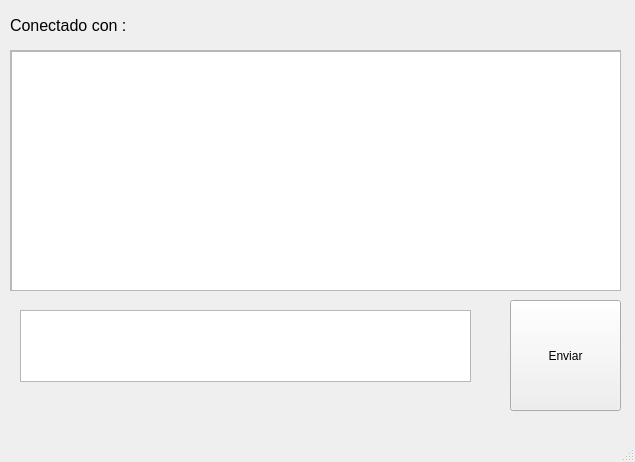
<?xml version="1.0" encoding="UTF-8"?>
<ui version="4.0">
 <class>MainWindow</class>
 <widget class="QMainWindow" name="MainWindow">
  <property name="geometry">
   <rect>
    <x>0</x>
    <y>0</y>
    <width>635</width>
    <height>462</height>
   </rect>
  </property>
  <property name="windowTitle">
   <string>MainWindow</string>
  </property>
  <widget class="QWidget" name="centralwidget">
   <widget class="QPushButton" name="boton_send">
    <property name="geometry">
     <rect>
      <x>510</x>
      <y>300</y>
      <width>111</width>
      <height>111</height>
     </rect>
    </property>
    <property name="text">
     <string>Enviar</string>
    </property>
   </widget>
   <widget class="QScrollArea" name="scrollArea">
    <property name="geometry">
     <rect>
      <x>10</x>
      <y>50</y>
      <width>611</width>
      <height>241</height>
     </rect>
    </property>
    <property name="widgetResizable">
     <bool>true</bool>
    </property>
    <widget class="QWidget" name="scrollAreaWidgetContents">
     <property name="geometry">
      <rect>
       <x>0</x>
       <y>0</y>
       <width>609</width>
       <height>239</height>
      </rect>
     </property>
     <widget class="QPlainTextEdit" name="text_receive">
      <property name="geometry">
       <rect>
        <x>0</x>
        <y>0</y>
        <width>611</width>
        <height>241</height>
       </rect>
      </property>
      <property name="styleSheet">
       <string notr="true">font: italic 9pt &quot;DejaVu Serif&quot;;
</string>
      </property>
     </widget>
    </widget>
   </widget>
   <widget class="QLabel" name="conec_usser">
    <property name="geometry">
     <rect>
      <x>10</x>
      <y>10</y>
      <width>201</width>
      <height>31</height>
     </rect>
    </property>
    <property name="font">
     <font>
      <pointsize>12</pointsize>
     </font>
    </property>
    <property name="text">
     <string>Conectado con : </string>
    </property>
   </widget>
   <widget class="QTextEdit" name="text_send">
    <property name="geometry">
     <rect>
      <x>20</x>
      <y>310</y>
      <width>451</width>
      <height>72</height>
     </rect>
    </property>
   </widget>
  </widget>
  <widget class="QMenuBar" name="menubar">
   <property name="geometry">
    <rect>
     <x>0</x>
     <y>0</y>
     <width>635</width>
     <height>23</height>
    </rect>
   </property>
  </widget>
  <widget class="QStatusBar" name="statusbar"/>
 </widget>
 <resources/>
 <connections/>
</ui>
